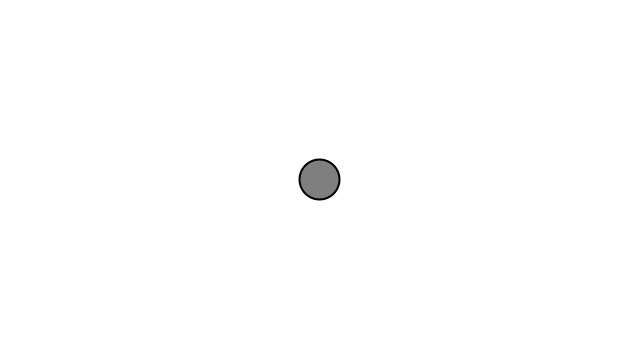
Frame 1 (no input)
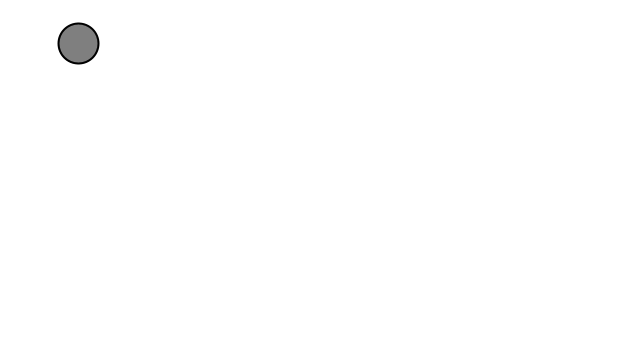
Frame 60 (the mouse pressed at the canvas centre just before this capture)
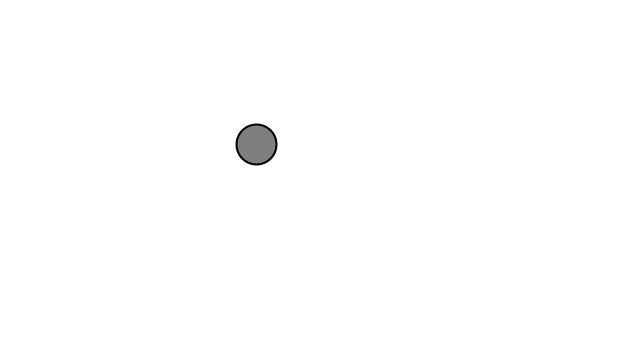
Frame 120 (the mouse held since frame 60 and released just before this capture)

The Processing sketch that drew these frames (run headless with seeded random() and noise(); from frame 60 on, the mouse is pressed at the canvas centre):

// Processing sketch: chapter_1_6_Acceleration_Towards_Mouse
// ── chapter_1_6_Acceleration_Towards_Mouse.pde
Mover mover;

void setup(){
  size(640, 360);
  mover = new Mover();
}

void draw(){
  background(255);
  
  mover.update();
  //mover.edges();
  mover.display();
}

// ── Mover.pde
class Mover{
  PVector position;
  PVector velocity;
  PVector acceleration;
  PVector mouse;
  
  Mover(){
    this.position = new PVector(width/2, height/2);
    this.velocity = new PVector(0, 0);
    this.acceleration = new PVector(0, 0);
    this.mouse= new PVector(mouseX, mouseY);
  }
  
  void update(){
    this.mouse.x= mouseX;
    this.mouse.y= mouseY;
    
    this.mouse.sub(this.position);
    this.mouse.setMag(0.5);
    
    this.acceleration = this.mouse;
    
    this.velocity.add(acceleration);
    this.velocity.limit(5);
    this.position.add(velocity);
  }
  
  void edges(){
    if(this.position.x > width) this.position.x = 0;
    if(this.position.x < 0) this.position.x = width;
    if(this.position.y > height) this.position.y = 0;
    if(this.position.y < 0) this.position.y = height;
  }
  
  void display(){
    stroke(0);
    strokeWeight(2);
    fill(127);
    ellipse(this.position.x, this.position.y, 40, 40);
  }
}
